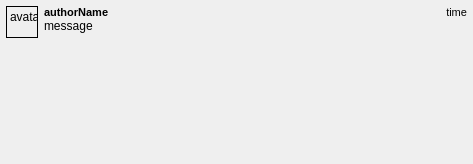
<?xml version="1.0" encoding="UTF-8"?>
<ui version="4.0">
 <class>PostWidget</class>
 <widget class="QWidget" name="PostWidget">
  <property name="geometry">
   <rect>
    <x>0</x>
    <y>0</y>
    <width>473</width>
    <height>164</height>
   </rect>
  </property>
  <property name="sizePolicy">
   <sizepolicy hsizetype="MinimumExpanding" vsizetype="MinimumExpanding">
    <horstretch>0</horstretch>
    <verstretch>0</verstretch>
   </sizepolicy>
  </property>
  <property name="minimumSize">
   <size>
    <width>50</width>
    <height>20</height>
   </size>
  </property>
  <property name="windowTitle">
   <string>Form</string>
  </property>
  <layout class="QHBoxLayout" name="horizontalLayout_2">
   <property name="sizeConstraint">
    <enum>QLayout::SetNoConstraint</enum>
   </property>
   <property name="leftMargin">
    <number>6</number>
   </property>
   <property name="topMargin">
    <number>6</number>
   </property>
   <property name="rightMargin">
    <number>6</number>
   </property>
   <property name="bottomMargin">
    <number>6</number>
   </property>
   <item alignment="Qt::AlignTop">
    <widget class="QLabel" name="authorAvatar">
     <property name="sizePolicy">
      <sizepolicy hsizetype="Preferred" vsizetype="Preferred">
       <horstretch>0</horstretch>
       <verstretch>0</verstretch>
      </sizepolicy>
     </property>
     <property name="minimumSize">
      <size>
       <width>32</width>
       <height>32</height>
      </size>
     </property>
     <property name="maximumSize">
      <size>
       <width>32</width>
       <height>32</height>
      </size>
     </property>
     <property name="contextMenuPolicy">
      <enum>Qt::NoContextMenu</enum>
     </property>
     <property name="frameShape">
      <enum>QFrame::Box</enum>
     </property>
     <property name="text">
      <string>avatar</string>
     </property>
     <property name="alignment">
      <set>Qt::AlignLeading|Qt::AlignLeft|Qt::AlignTop</set>
     </property>
    </widget>
   </item>
   <item>
    <layout class="QVBoxLayout" name="verticalLayout">
     <property name="spacing">
      <number>0</number>
     </property>
     <property name="sizeConstraint">
      <enum>QLayout::SetNoConstraint</enum>
     </property>
     <item>
      <layout class="QHBoxLayout" name="horizontalLayout">
       <item>
        <widget class="QLabel" name="authorName">
         <property name="maximumSize">
          <size>
           <width>200</width>
           <height>16</height>
          </size>
         </property>
         <property name="font">
          <font>
           <pointsize>8</pointsize>
           <weight>75</weight>
           <bold>true</bold>
          </font>
         </property>
         <property name="contextMenuPolicy">
          <enum>Qt::NoContextMenu</enum>
         </property>
         <property name="text">
          <string>authorName</string>
         </property>
         <property name="textInteractionFlags">
          <set>Qt::LinksAccessibleByMouse|Qt::TextSelectableByMouse</set>
         </property>
        </widget>
       </item>
       <item>
        <widget class="QLabel" name="time">
         <property name="maximumSize">
          <size>
           <width>16777215</width>
           <height>16</height>
          </size>
         </property>
         <property name="font">
          <font>
           <pointsize>8</pointsize>
          </font>
         </property>
         <property name="contextMenuPolicy">
          <enum>Qt::NoContextMenu</enum>
         </property>
         <property name="text">
          <string>time</string>
         </property>
         <property name="alignment">
          <set>Qt::AlignRight|Qt::AlignTrailing|Qt::AlignVCenter</set>
         </property>
         <property name="textInteractionFlags">
          <set>Qt::LinksAccessibleByMouse|Qt::TextSelectableByMouse</set>
         </property>
        </widget>
       </item>
      </layout>
     </item>
     <item>
      <widget class="QLabel" name="message">
       <property name="sizePolicy">
        <sizepolicy hsizetype="MinimumExpanding" vsizetype="MinimumExpanding">
         <horstretch>0</horstretch>
         <verstretch>0</verstretch>
        </sizepolicy>
       </property>
       <property name="minimumSize">
        <size>
         <width>50</width>
         <height>0</height>
        </size>
       </property>
       <property name="contextMenuPolicy">
        <enum>Qt::NoContextMenu</enum>
       </property>
       <property name="text">
        <string>message</string>
       </property>
       <property name="textFormat">
        <enum>Qt::RichText</enum>
       </property>
       <property name="alignment">
        <set>Qt::AlignLeading|Qt::AlignLeft|Qt::AlignTop</set>
       </property>
       <property name="wordWrap">
        <bool>true</bool>
       </property>
       <property name="openExternalLinks">
        <bool>true</bool>
       </property>
       <property name="textInteractionFlags">
        <set>Qt::LinksAccessibleByMouse|Qt::TextSelectableByKeyboard|Qt::TextSelectableByMouse</set>
       </property>
      </widget>
     </item>
    </layout>
   </item>
  </layout>
 </widget>
 <resources/>
 <connections/>
</ui>
